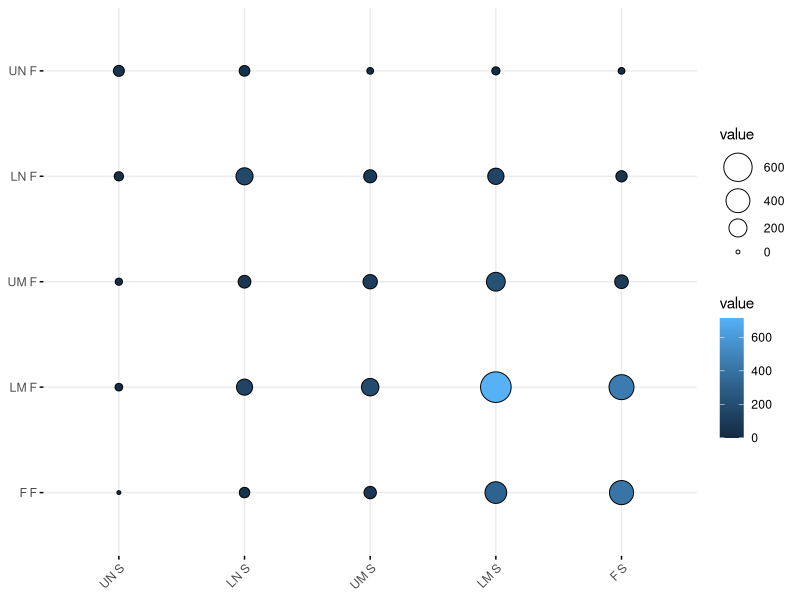
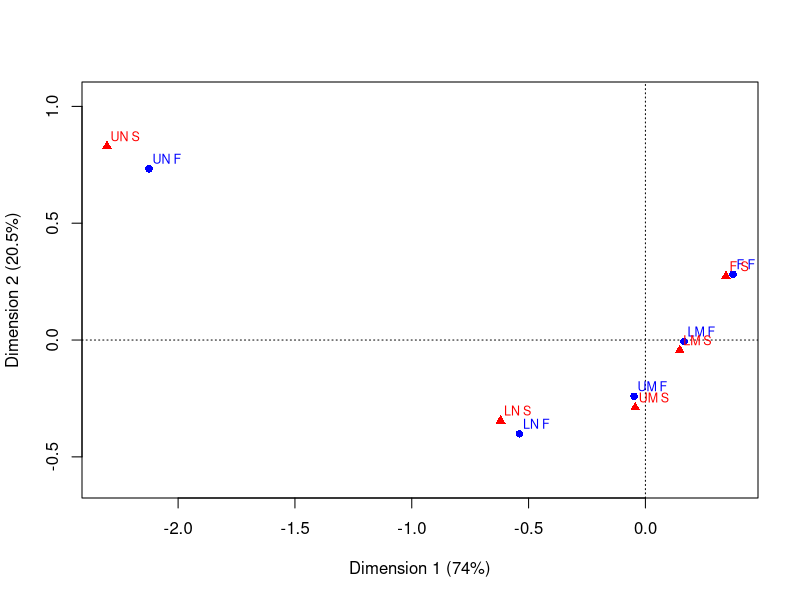
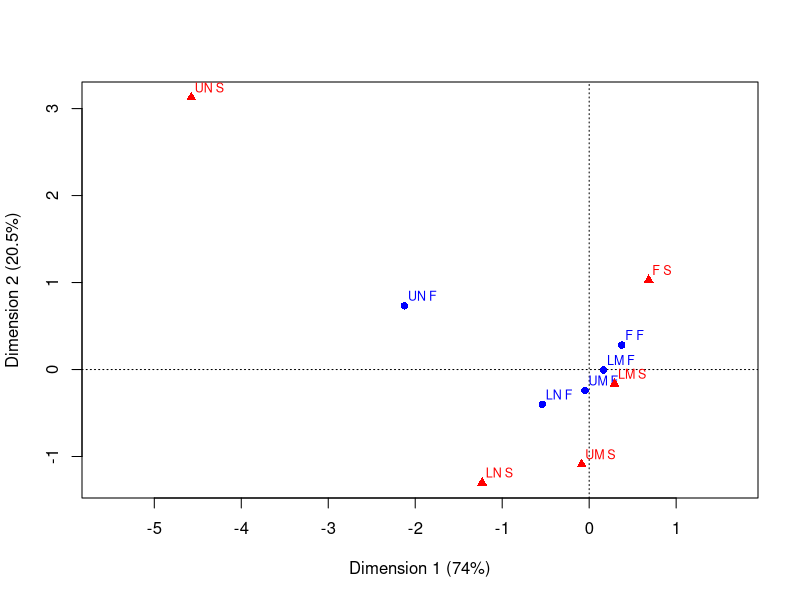

Write the R code that produced these figures, in order.
## ---- chunk 1
knitr::opts_chunk$set(echo = TRUE)
## ---- chunk 2
X <- read.table("data/GBMobility.txt")

rownames(X) <- c('UN F','LN F','UM F','LM F','F F')
colnames(X) <- c('UN S','LN S','UM S','LM S','F S')

Z <- prop.table(X)
sum(Z)

row_prof <- prop.table(x = data.matrix(X), margin = 1)

rowSums(row_prof)

col_prof <- prop.table(x = data.matrix(X), margin = 2)

colSums(col_prof)

library(ggpubr)

ggballoonplot(X, fill = "value")
## ---- chunk 3
library(ca)

cor_anal <- ca(X)
## ---- chunk 4
cor_anal$rowcoord

cor_anal$colcoord
## ---- chunk 5
summary(cor_anal)
## ---- chunk 6
plot(cor_anal)
## ---- chunk 7
plot(cor_anal, map = "rowprincipal")
